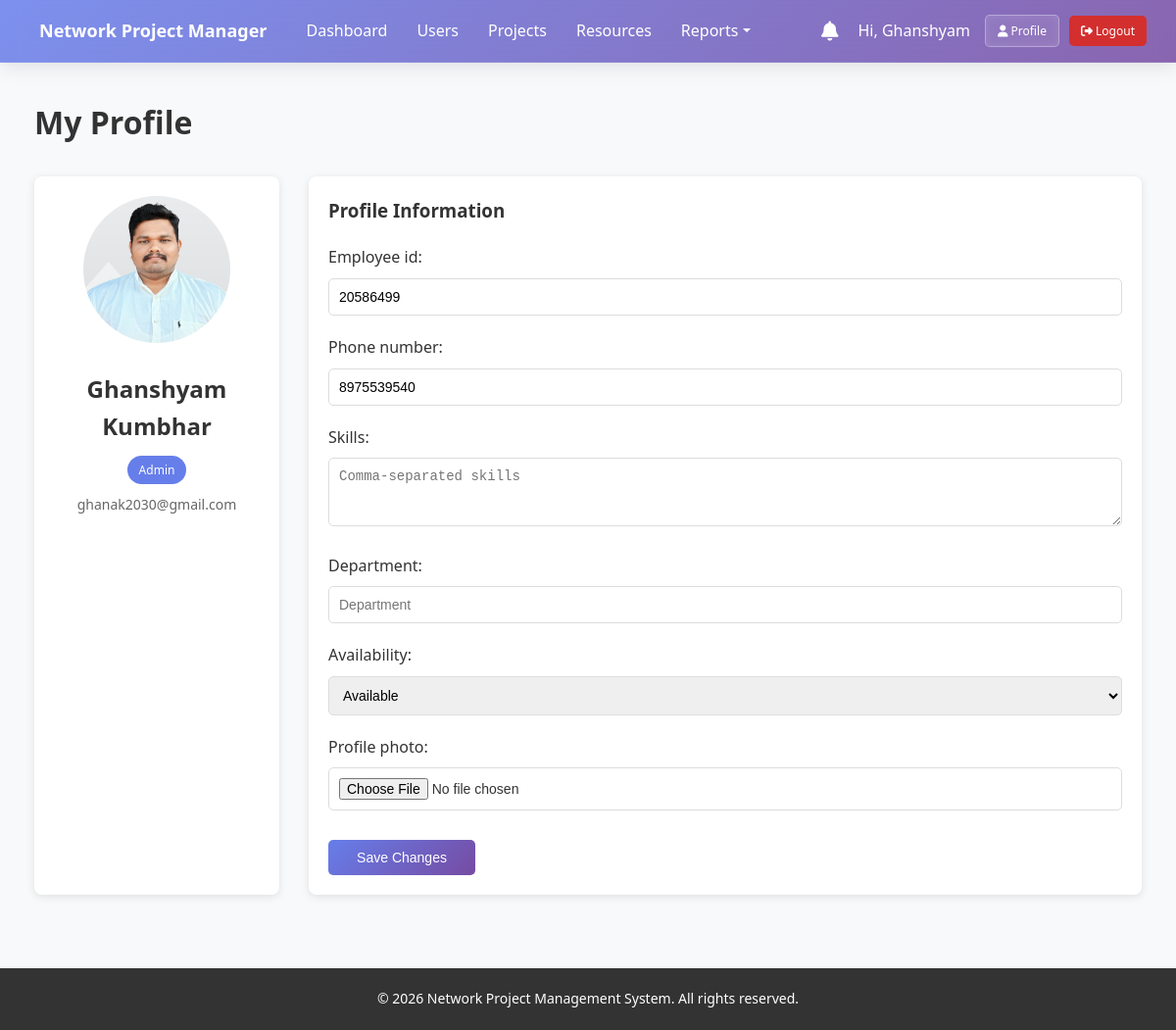
Screenshot of /profile/ (signed in) with the database file from the repository.
### app/models.py (models this page shows, shortened)
class UserProfile(models.Model):
    user = models.OneToOneField(User, on_delete=models.CASCADE, related_name='profile')
    role = models.CharField(max_length=20, choices=ROLE_CHOICES, default='viewer')
    employee_id = models.CharField(max_length=50, unique=True, blank=True, null=True)
    mobile_number = models.CharField(max_length=20, blank=True, null=True, help_text="Mobile number for the user")
    skills = models.TextField(blank=True, null=True, help_text="Comma-separated skills")
    department = models.CharField(max_length=100, blank=True, null=True)
    availability = models.CharField(max_length=50, default='available', choices=[
        ('available', 'Available'),
        ('busy', 'Busy'),
        ('on_leave', 'On Leave'),
    ])
    profile_photo = models.ImageField(upload_to='profile_photos/', blank=True, null=True)
    phone_number = models.CharField(max_length=20, blank=True, null=True, help_text="Mobile number with country code")
    is_deleted = models.BooleanField(default=False, help_text="Soft delete flag")
    deleted_at = models.DateTimeField(null=True, blank=True, help_text="Timestamp when user was deleted")
    deleted_by = models.ForeignKey(User, on_delete=models.SET_NULL, null=True, blank=True, related_name='deleted_users', help_text="Admin who deleted the user")
    created_at = models.DateTimeField(auto_now_add=True)
    updated_at = models.DateTimeField(auto_now=True)
    class Meta:
        verbose_name = "User Profile"
        verbose_name_plural = "User Profiles"

### app/views.py (the view)
# urls.py: path('profile/', views.profile_view, name='profile'),
@login_required
def profile_view(request):
    user_profile, created = UserProfile.objects.get_or_create(user=request.user)
    if request.method == 'POST':
        form = UserProfileForm(request.POST, request.FILES, instance=user_profile)
        if form.is_valid():
            form.save()
            return redirect('profile')
    else:
        form = UserProfileForm(instance=user_profile)
    context = {'form': form, 'user_profile': user_profile}
    return render(request, 'profile/profile.html', context)

### app/forms.py
class UserProfileForm(forms.ModelForm):
    class Meta:
        model = UserProfile
        fields = ['employee_id', 'phone_number', 'skills', 'department', 'availability', 'profile_photo']
        widgets = {
            'mobile_number': forms.TextInput(attrs={'placeholder': 'Mobile number'}),
            'skills': forms.Textarea(attrs={'rows': 3, 'placeholder': 'Comma-separated skills'}),
            'department': forms.TextInput(attrs={'placeholder': 'Department'}),
            'availability': forms.Select(),
            'profile_photo': forms.FileInput(),
        }

### app/templates/profile/profile.html (shortened to what this page needs)
{% extends "base.html" %}
{% block content %}
<div class="profile-page">
    <div class="page-header">
        <h1>My Profile</h1>
    </div>
    <div class="profile-container">
        <div class="profile-sidebar">
            {% if user_profile.profile_photo %}
            <img src="{{ user_profile.profile_photo.url }}" alt="Profile Photo" class="profile-photo">
            {% else %}
            <div class="profile-photo-placeholder">
                <i class="icon-user"></i>
            </div>
            {% endif %}
            <div class="profile-basic">
                <h2>{{ user.get_full_name|default:user.username }}</h2>
                <p class="role">{{ user_profile.get_role_display }}</p>
                <p class="email">{{ user.email }}</p>
            </div>
        </div>
        <div class="profile-content">
            <form method="post" enctype="multipart/form-data" class="profile-form">
                <div class="form-section">
                    <h3>Profile Information</h3>
                    {% for field in form %}
                    <div class="form-group">
                        {{ field.label_tag }}
                        {% if field.widget.input_type == 'textarea' %}
                        <textarea class="form-control" name="{{ field.name }}" id="{{ field.id }}" rows="4">{{ field.value|default:"" }}</textarea>
                        {% elif field.widget.input_type == 'file' %}
                        <input type="file" name="{{ field.name }}" id="{{ field.id }}" class="form-control">
                        {% else %}
                        {{ field }}
                        {% endif %}
                    </div>
                    {% endfor %}
                </div>
                <div class="form-actions">
                    <button type="submit" class="btn btn-primary">Save Changes</button>
                </div>
            </form>
        </div>
    </div>
</div>
{% endblock %}

### app/templates/base.html (shortened to what this page needs)
<!DOCTYPE html>
<html lang="en">
<head>
    <link rel="stylesheet" href="/static/css/style.css">
    <link rel="stylesheet" href="https://cdnjs.cloudflare.com/ajax/libs/font-awesome/6.4.0/css/all.min.css">
</head>
<body>
    {% if user.is_authenticated %}
    <nav class="navbar">
        <div class="navbar-container">
            <div class="navbar-brand">
                <a href="{% url 'dashboard' %}" class="brand-logo">
                     Network Project Manager
                </a>
            </div>
            <ul class="navbar-menu" id="navbar-menu">
                <li><a href="{% url 'dashboard' %}" class="nav-link {% if request.resolver_match.url_name == 'dashboard' %}active{% endif %}">Dashboard</a></li>
                {% if user.profile.role == "admin" %}
                <li><a href="{% url 'user_management' %}" class="nav-link {% if request.resolver_match.url_name in 'user_management,user_create,deleted_users,user_soft_delete,restore_user' %}active{% endif %}">Users</a></li>
                {% endif %}
                {% if user.profile.role in "admin,project_manager" %}
                <li><a href="{% url 'project_list' %}" class="nav-link ">Projects</a></li>
                <li><a href="{% url 'resource_list' %}" class="nav-link {% if request.resolver_match.url_name in 'resource_list,resource_detail' %}active{% endif %}">Resources</a></li>
                <li class="dropdown">
                    <a href="#" class="nav-link dropdown-toggle {% if request.resolver_match.url_name in 'project_status_report,milestone_report,delayed_tasks_report,resource_utilization_report' %}active{% endif %}">Reports</a>
                </li>
                {% endif %}
            </ul>
            <div class="navbar-right" id="navbar-right">
                <div class="notifications-container">
                    <a href="{% url 'notifications' %}" class="notification-bell">
                        <i class="fas fa-bell"></i>
                    </a>
                </div>
                <div class="user-actions">
                    <span class="greeting" style="color: white; margin-right: 15px; font-weight: 500;">Hi, {{ user.first_name|default:user.username }}</span>
                    <a href="{% url 'profile' %}" class="btn btn-glass btn-sm" style="margin-right: 10px;"><i class="fas fa-user"></i> Profile</a>
                    <a href="{% url 'logout' %}" class="btn btn-danger btn-sm"><i class="fas fa-sign-out-alt"></i> Logout</a>
                </div>
            </div>
        </div>
    </nav>
    {% endif %}
    <div class="container">
        {% block content %}{% endblock %}
    </div>
    <footer class="footer">
        <p>&copy; 2026 Network Project Management System. All rights reserved.</p>
    </footer>
</body>
</html>

### app/static/css/style.css (style rules this page uses)
* { margin: 0; padding: 0; box-sizing: border-box; }
:root { --primary-color: #667eea; --secondary-color: #764ba2; --success-color: #43e97b; --warning-color: #f093fb; --danger-color: #d32f2f; --info-color: #4facfe; --light-bg: #f5f7fa; --border-color: #e0e0e0; --text-dark: #333333; --text-light: #666666; }
body { font-family: 'Segoe UI', Tahoma, Geneva, Verdana, sans-serif; background-color: #f8f9fa; color: var(--text-dark); line-height: 1.6; }
html, body { height: 100%; }
.navbar { background: rgba(102, 126, 234, 0.85); background: linear-gradient(135deg, rgba(102, 126, 234, 0.85) 0%, rgba(118, 75, 162, 0.85) 100%); backdrop-filter: blur(12px); -webkit-backdrop-filter: blur(12px); border-bottom: 1px solid rgba(255, 255, 255, 0.1); color: white; box-shadow: 0 4px 20px rgba(0, 0, 0, 0.1); position: sticky; top: 0; z-index: 100; }
.navbar-container { display: flex; justify-content: space-between; align-items: center; padding: 15px 30px; max-width: 100%; }
.navbar-brand { font-size: 18px; font-weight: 600; }
.brand-logo { color: white; text-decoration: none; display: flex; align-items: center; gap: 10px; }
.navbar-menu { display: flex; list-style: none; gap: 30px; flex: 1; margin-left: 40px; }
.nav-link { color: white; text-decoration: none; transition: all 0.3s ease; position: relative; padding-bottom: 5px; }
.navbar-right { display: flex; align-items: center; gap: 20px; }
.notification-bell { position: relative; font-size: 20px; cursor: pointer; color: white; text-decoration: none; }
.dropdown { position: relative; }
.dropdown-toggle::after { content: ''; display: inline-block; width: 0; height: 0; margin-left: 5px; vertical-align: 0.255em; border-top: 0.3em solid; border-right: 0.3em solid transparent; border-bottom: 0; border-left: 0.3em solid transparent; }
.container { max-width: 1400px; margin: 0 auto; padding: 20px; flex: 1; }
.btn { padding: 10px 16px; border: none; border-radius: 5px; cursor: pointer; font-size: 14px; text-decoration: none; display: inline-block; transition: all 0.3s; font-weight: 500; }
.btn-primary { background: linear-gradient(135deg, var(--primary-color) 0%, var(--secondary-color) 100%); color: white; }
.btn-danger { background: var(--danger-color); color: white; }
.btn-sm { padding: 6px 12px; font-size: 12px; }
.form-group { margin-bottom: 20px; }
.form-group label { display: block; margin-bottom: 8px; font-weight: 500; color: var(--text-dark); }
.page-header { display: flex; justify-content: space-between; align-items: center; margin-bottom: 30px; flex-wrap: wrap; gap: 15px; }
.page-header h1 { font-size: 32px; color: var(--text-dark); margin: 0; }
.footer { background: #333; color: white; text-align: center; padding: 20px; margin-top: 40px; }
.footer p { margin: 0; font-size: 14px; }
.container { padding: 15px; }
.page-header { flex-direction: column; align-items: flex-start; }
.btn-glass { background: rgba(255, 255, 255, 0.2); backdrop-filter: blur(4px); -webkit-backdrop-filter: blur(4px); color: white; border: 1px solid rgba(255, 255, 255, 0.3); transition: all 0.3s ease; }
.user-actions { display: flex; align-items: center; }

### app/templates/profile/profile.html (style rules this page uses)
.profile-page { padding: 20px; }
.profile-container { display: grid; grid-template-columns: 250px 1fr; gap: 30px; margin-top: 20px; }
.profile-sidebar { background: white; padding: 20px; border-radius: 8px; box-shadow: 0 2px 8px rgba(0, 0, 0, 0.1); text-align: center; }
.profile-photo { width: 150px; height: 150px; border-radius: 50%; object-fit: cover; margin-bottom: 20px; }
.profile-basic { text-align: center; }
.profile-basic h2 { margin: 0 0 10px 0; color: #333; }
.profile-basic .role { background: #667eea; color: white; display: inline-block; padding: 5px 12px; border-radius: 20px; font-size: 12px; margin: 0 0 10px 0; }
.profile-basic .email { color: #666; font-size: 14px; margin: 0; }
.profile-content { background: white; padding: 20px; border-radius: 8px; box-shadow: 0 2px 8px rgba(0, 0, 0, 0.1); }
.form-section { margin-bottom: 30px; }
.form-section h3 { margin: 0 0 20px 0; color: #333; }
.form-group { margin-bottom: 20px; }
.form-group label { display: block; margin-bottom: 8px; font-weight: 500; color: #333; }
.form-group input, .form-group textarea, .form-group select { width: 100%; padding: 10px; border: 1px solid #ddd; border-radius: 5px; font-size: 14px; }
.form-actions { display: flex; gap: 10px; }
.form-actions .btn { min-width: 150px; }

### rows the page displays
UserProfile: profile_photo (picture), role "Admin", form "20586499" "8975539540" "Available"

### other values shown
{{ user.first_name|default:user.username }} "Ghanshyam"
{{ user.get_full_name|default:user.username }} "Ghanshyam Kumbhar"
{{ user.email }} "ghanak2030@gmail.com"
{{ field.label_tag }} "Employee id:" "Phone number:" "Skills:" "Department:" "Availability:" "Profile photo:"
